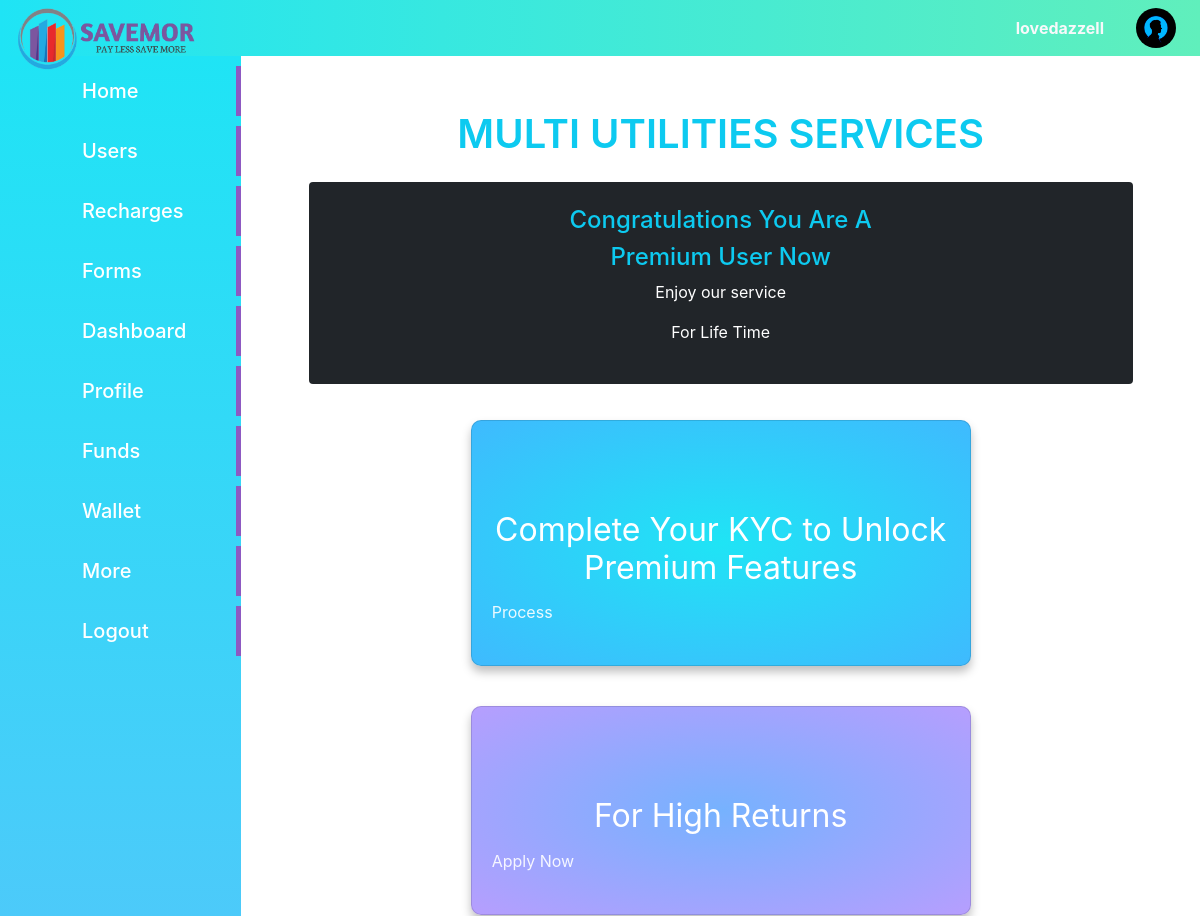
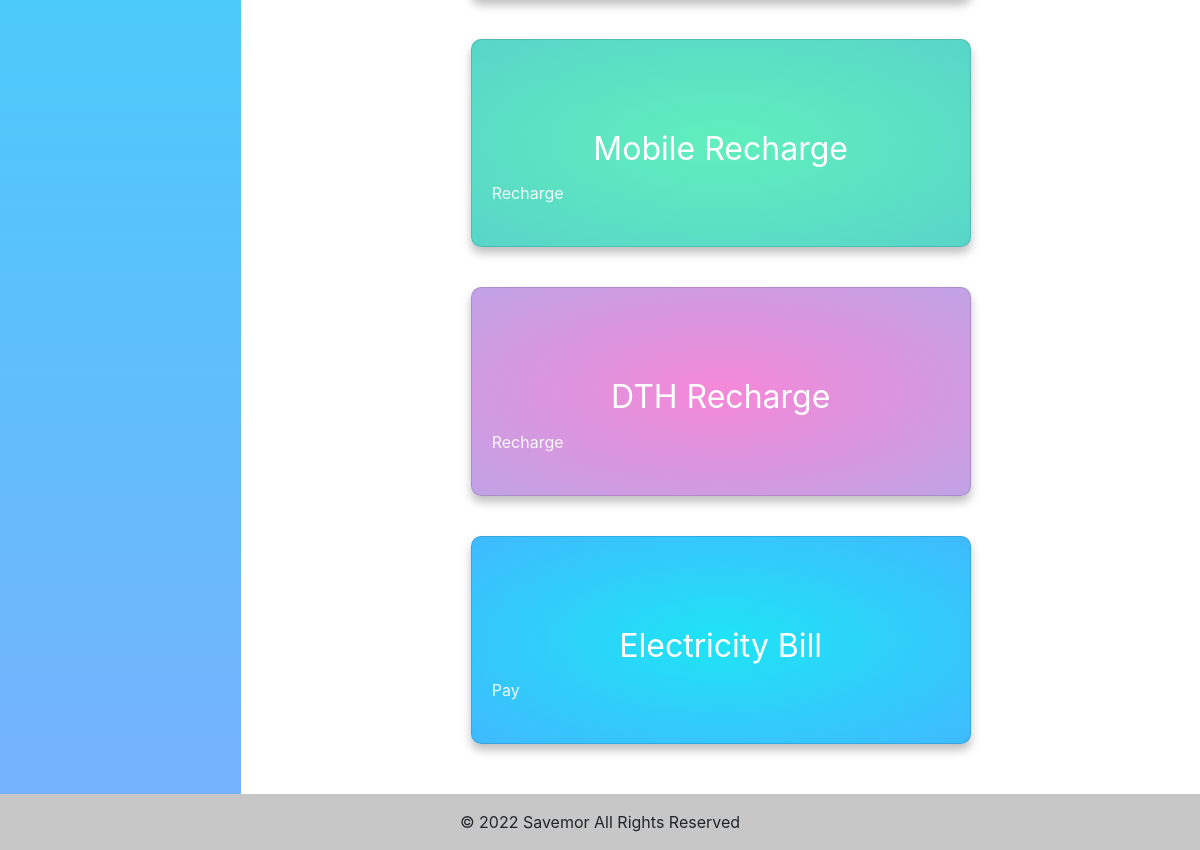
Page /cst/profile/ (signed in) on the committed database (2 pictures, top to bottom).
### authentication/models.py (models this page shows)
class User(AbstractUser):
    username = models.CharField(max_length=50,blank = True, null = True)
    mobile = models.IntegerField(null=True,blank=True)
    status = models.CharField(max_length=100,default='I love Investments')
    profile_pic = models.ImageField(default='profile/profile.png',upload_to = 'profile')
    email = models.EmailField(unique=True)
    wallet = models.FloatField(default=0)
    kyc_status = models.BooleanField(default=False)
    kyc_pending = models.BooleanField(default=False)
    terms = models.BooleanField(default=False)
    distibutor_status = models.BooleanField(default=False)
    pin = models.IntegerField(null=True, blank= True)
    certificate_status = models.CharField(max_length=80,default='Regular')
    withdraw_amount = models.IntegerField(null=True)
    withdraw_status = models.BooleanField(default=False)
    Premium_user = models.BooleanField(default=False)
    premium_Created = models.DateField(null = True)
    refer_by = models.CharField(null=True,blank=True,max_length=70)
    USERNAME_FIELD = 'email'
    objects = UserManager()
    REQUIRED_FIELDS = []

### cust/views.py (the view)
# urls.py: path('profile/',views.profile,name='profile'),
def profile(request):
    if request.user.is_authenticated:
        return render(request,'cust/dashboard.html')
    else:
        return HttpResponseRedirect('/login/')

### cust/templates/cust/dashboard.html (shortened to what this page needs)
{% extends "cust/base.html" %}
{% load static %}
{% block css %} {{block.super}}
<link rel="stylesheet" href="{% static 'cust/css/dashboard.css' %}" />
{% endblock css %}
{% block content %}
<div class="main-container ">
    <div class="heading">
      <h1 class="heading__title text-info my-4">MULTI UTILITIES SERVICES</h1>
    </div>
    <div class="col-11 mx-auto banner rounded justify-content-center bg-dark"  >
      {% if not request.user.Premium_user %}
      <h4 class=" text-center text-info pt-4"  >Subscribe Now And Get</h4>
      <p  class=" text-center" style="color: #ffffff ;">Upto 35% cashback on Recharge</p>
      <p  class=" text-center" style="color: #ffffff ;">Upto 30% cashback on Electricity</p>
      <p  class=" text-center" style="color: #ffffff ;">Only ₹1000 Life Time</p>
      <p  class=" text-center pb-4" style="color: #391b4d ;"><a class="text-decoration-none btn text-light " style="background-color: #a358d5;" href="{% url 'subscription' %}">Subscribe now</a></p>
      {% else %}
      <h4 class=" text-center text-info pt-4">Congratulations You Are A</h4>
      <h4 class=" text-center text-info ">Premium User Now</h4>
      <p  class=" text-center" style="color: #ffffff ;">Enjoy our service</p>
      <p  class=" text-center" style="color: #ffffff ;">For Life Time</p>
      <p  class=" text-center pb-4" style="color: #391b4d ;"></p>
      {% endif %}
      </div>
    <div class="cards">
        {% if request.user.kyc_status == False and request.user.kyc_pending == False %}
      <div class="card card-1">
        <h2 class="card__title text-center">Complete Your KYC to Unlock Premium Features</h2>
        <p class="card__apply">
          <a class="card__link" href="{% url 'kyc' %}">Process </a>
        </p>
      </div>
      {% endif %}
      <div class="card card-3">
        <h2 class="card__title text-center">For High Returns</h2>
        <p class="card__apply">
          <a class="card__link" href="{% url 'applyFd' %}">Apply Now </a>
        </p>
      </div>
      <div class="card card-4">
        <h2 class="card__title text-center">Mobile Recharge</h2>
        <p class="card__apply">
          <a class="card__link" href="{% url 'mrecharge' %}">Recharge</a>
        </p>
      </div>
      <div class="card card-5">
        <div class="card__icon"></div>
        <h2 class="card__title text-center">DTH Recharge</h2>
        <p class="card__apply">
          <a class="card__link" href="{% url 'dthrecharge' %}">Recharge</a>
        </p>
      </div>
      <div class="card card-1">
        <div class="card__icon"></div>
        <h2 class="card__title text-center">Electricity Bill</h2>
        <p class="card__apply">
          <a class="card__link" href="{% url 'electricityrecharge' %}">Pay</a>
        </p>
      </div>
    </div>
</div>
{% endblock content %}

### cust/templates/cust/base.html (shortened to what this page needs)
<!DOCTYPE html>
{% load static %}
<html lang="en">
  <head>
  {% block css %}
  <link rel="stylesheet" href="{% static 'cust/css/bootstrap.css' %}" />
  <link rel="stylesheet" href="{% static 'cust/css/style.css' %}" />
  {% endblock css %}
  </head>
  <body>
    <header>
      <nav class="top bg-theme">
        <ul class="nav p-2">
          <li class="nav-item  h-100">
            <h4 class="my-auto" >
              <img src="{% static 'cust/images/savemor_logo1.png' %}" class="mx-2 logo-full"  style="width: 180px; position:absolute; " alt="">
            </h4>
          </li>
        </ul>
        <ul class="nav p-2">
          <li class="d-flex align-items-center ">
            <a class="nav-link  text-light  " href="{% url 'editprofile' %}"><b class="text-light" >{{request.user.username}}</b></a>
          </li>
          <li class="d-flex align-items-center ">
            <a href="{% url 'editprofile' %}"><img src="{{request.user.profile_pic.url}}" style="width: 40px;height: 40px; border-radius: 50%;" class="mx-3" alt="" >
            </a>
          </li>
        </ul>
      </nav>
    </header>
    <div class="content">
      <div class="content1 bg-panel">
        <div class="leftbar">
          <ul>
            {% if request.user.is_superuser == True %}
            <li class="">
             <a href="{% url  'admindisplay'%}">Home</a>
           </li>
           <li class="">
             <a href="{% url  'allusers'%}">Users</a>
           </li>
           <li class="">
            <a href="{% url 'recharge_admin'   %}">Recharges</a>
          </li>
           <li class="">
             <a href="{% url  'allforms'%}">Forms</a>
           </li>
            {% endif %}
             <li class="">
               <a href="{% url  'profile'%}">Dashboard</a>
             </li>
             <li><a href="{% url  'editprofile'%}">Profile</a></li>
             <li><a href="{% url  'userfdform'%}">Funds</a></li>
             <li><a href="{% url  'wallet'%}">Wallet</a></li>
             <li><a href="{% url  'setting'%}">More</a></li>
             <li><a href="{% url 'userlogout' %}">Logout</a></li>
        </ul>
        </div>
      </div>
      <div class="content2">
{% block content %}
{% endblock content %}
</div>
</div>
<footer style="background-color: rgb(248, 248, 248);" class=" text-center   text-lg-start">
  <div class="text-center p-3" style="background-color: rgba(0, 0, 0, 0.2);">
    © 2022 Savemor
    <a class="text-dark text-decoration-none " href=""> All Rights Reserved </a>
  </div>
</footer>
  </body>
</html>

### cust/static/cust/css/style.css (style rules this page uses)
* { margin: 0; padding:0; }
.top { display:flex; justify-content :space-between; }
.bg-theme { background:linear-gradient(to right,#1fe4f5,#60efbc) ; }
.bg-panel { background:linear-gradient(to bottom,#1fe4f5,#76b2fe) ; }
.leftbar { height: auto; display: flex; justify-content: center; }
.leftbar ul li { list-style-type: none; border-right: 5px solid #8d59c2; margin-top: 10px; padding: 10px 50px; transition: 0.5s; }
.leftbar ul li a { text-decoration: none; font-size: 20px; font-weight: 500; color:rgb(255, 255, 255); }
.content { display: grid; grid-template-columns: 0.2fr 1fr; }
.logo-full { display: block; }

### cust/static/cust/css/dashboard.css (style rules this page uses)
* { margin: 0; padding: 0; box-sizing: border-box; }
body { font-family: -apple-system, BlinkMacSystemFont, "Segoe UI", Roboto, Helvetica, Arial, sans-serif, "Apple Color Emoji", "Segoe UI Emoji", "Segoe UI Symbol"; }
.main-container { padding: 30px; }
.heading { text-align: center; }
.heading__title { font-weight: 600; }
.cards { display: flex; flex-wrap: wrap; justify-content: space-between; }
.card { margin: 20px; padding: 20px; width: 500px; min-height: 100px; display: grid; grid-template-rows: 20px 50px 1fr 50px; border-radius: 10px; box-shadow: 0px 6px 10px rgba(0, 0, 0, 0.25); transition: all 0.2s; }
.card__link, .card__exit, .card__icon { position: relative; text-decoration: none; color: rgba(255, 255, 255, 0.9); }
.card__link::after { position: absolute; top: 25px; left: 0; content: ""; width: 0%; height: 3px; background-color: rgba(255, 255, 255, 0.6); transition: all 0.5s; }
.card__icon { grid-row: 2/3; font-size: 30px; }
.card__title { grid-row: 3/4; font-weight: 400; color: #ffffff; }
.card__apply { grid-row: 4/5; align-self: center; }
.card-1 { background: radial-gradient(#1fe4f5, #3fbafe); }
.card-3 { background: radial-gradient(#76b2fe, #b69efe); }
.card-4 { background: radial-gradient(#60efbc, #58d5c9); }
.card-5 { background: radial-gradient(#f588d8, #c0a3e5); }
@media (max-width: 1600px) { .cards { justify-content: center; } }
.banner { height: auto; position: relative; }

### rows in the picture
User: user.username "lovedazzell", user.profile_pic (picture)
